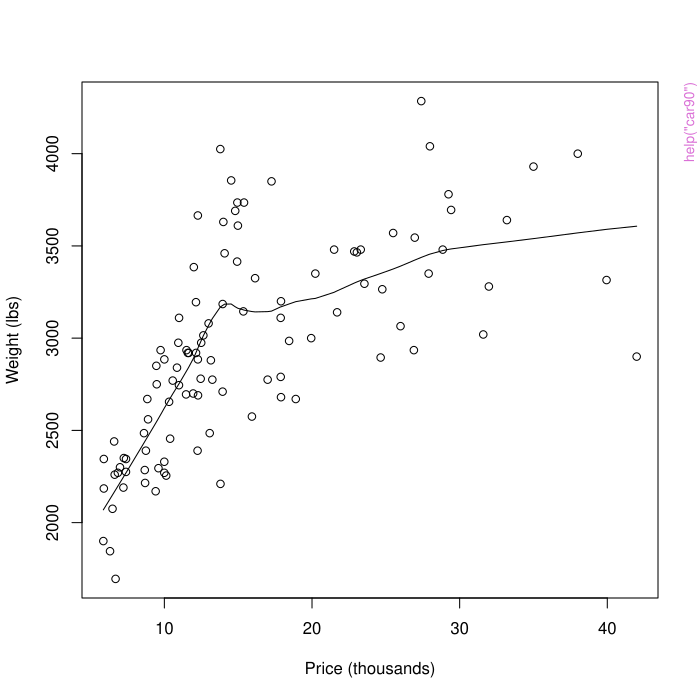

The script that drew this image:
pkgname <- "rpart"
source(file.path(R.home("share"), "R", "examples-header.R"))
options(warn = 1)
library('rpart')

base::assign(".oldSearch", base::search(), pos = 'CheckExEnv')
base::assign(".old_wd", base::getwd(), pos = 'CheckExEnv')
cleanEx()
nameEx("car.test.frame")
### * car.test.frame

flush(stderr()); flush(stdout())

### Name: car.test.frame
### Title: Automobile Data from 'Consumer Reports' 1990
### Aliases: car.test.frame
### Keywords: datasets

### ** Examples

z.auto <- rpart(Mileage ~ Weight, car.test.frame)
summary(z.auto)



cleanEx()
nameEx("car90")
### * car90

flush(stderr()); flush(stdout())

### Name: car90
### Title: Automobile Data from 'Consumer Reports' 1990
### Aliases: car90
### Keywords: datasets

### ** Examples

data(car90)
plot(car90$Price/1000, car90$Weight,
     xlab = "Price (thousands)", ylab = "Weight (lbs)")
mlowess <- function(x, y, ...) {
    keep <- !(is.na(x) | is.na(y))
    lowess(x[keep], y[keep], ...)
}
with(car90, lines(mlowess(Price/1000, Weight, f = 0.5)))



cleanEx()
nameEx("cu.summary")
### * cu.summary

flush(stderr()); flush(stdout())

### Name: cu.summary
### Title: Automobile Data from 'Consumer Reports' 1990
### Aliases: cu.summary
### Keywords: datasets

### ** Examples

fit <- rpart(Price ~ Mileage + Type + Country, cu.summary)
par(xpd = TRUE)
plot(fit, compress = TRUE)
text(fit, use.n = TRUE)



graphics::par(get("par.postscript", pos = 'CheckExEnv'))
cleanEx()
nameEx("kyphosis")
### * kyphosis

flush(stderr()); flush(stdout())

### Name: kyphosis
### Title: Data on Children who have had Corrective Spinal Surgery
### Aliases: kyphosis
### Keywords: datasets

### ** Examples

fit <- rpart(Kyphosis ~ Age + Number + Start, data = kyphosis)
fit2 <- rpart(Kyphosis ~ Age + Number + Start, data = kyphosis,
              parms = list(prior = c(0.65, 0.35), split = "information"))
fit3 <- rpart(Kyphosis ~ Age + Number + Start, data=kyphosis,
              control = rpart.control(cp = 0.05))
par(mfrow = c(1,2), xpd = TRUE)
plot(fit)
text(fit, use.n = TRUE)
plot(fit2)
text(fit2, use.n = TRUE)



graphics::par(get("par.postscript", pos = 'CheckExEnv'))
cleanEx()
nameEx("meanvar.rpart")
### * meanvar.rpart

flush(stderr()); flush(stdout())

### Name: meanvar.rpart
### Title: Mean-Variance Plot for an Rpart Object
### Aliases: meanvar meanvar.rpart
### Keywords: tree

### ** Examples

z.auto <- rpart(Mileage ~ Weight, car.test.frame)
meanvar(z.auto, log = 'xy')



cleanEx()
nameEx("path.rpart")
### * path.rpart

flush(stderr()); flush(stdout())

### Name: path.rpart
### Title: Follow Paths to Selected Nodes of an Rpart Object
### Aliases: path.rpart
### Keywords: tree

### ** Examples

fit <- rpart(Kyphosis ~ Age + Number + Start, data = kyphosis)
print(fit)
path.rpart(fit, nodes = c(11, 22))



cleanEx()
nameEx("plot.rpart")
### * plot.rpart

flush(stderr()); flush(stdout())

### Name: plot.rpart
### Title: Plot an Rpart Object
### Aliases: plot.rpart
### Keywords: tree

### ** Examples

fit <- rpart(Price ~ Mileage + Type + Country, cu.summary)
par(xpd = TRUE)
plot(fit, compress = TRUE)
text(fit, use.n = TRUE)



graphics::par(get("par.postscript", pos = 'CheckExEnv'))
cleanEx()
nameEx("post.rpart")
### * post.rpart

flush(stderr()); flush(stdout())

### Name: post.rpart
### Title: PostScript Presentation Plot of an Rpart Object
### Aliases: post.rpart post
### Keywords: tree

### ** Examples

## Not run: 
##D z.auto <- rpart(Mileage ~ Weight, car.test.frame)
##D post(z.auto, file = "")   # display tree on active device
##D    # now construct postscript version on file "pretty.ps"
##D    # with no title
##D post(z.auto, file = "pretty.ps", title = " ")
##D z.hp <- rpart(Mileage ~ Weight + HP, car.test.frame)
##D post(z.hp)
## End(Not run)



cleanEx()
nameEx("predict.rpart")
### * predict.rpart

flush(stderr()); flush(stdout())

### Name: predict.rpart
### Title: Predictions from a Fitted Rpart Object
### Aliases: predict.rpart
### Keywords: tree

### ** Examples

z.auto <- rpart(Mileage ~ Weight, car.test.frame)
predict(z.auto)

fit <- rpart(Kyphosis ~ Age + Number + Start, data = kyphosis)
predict(fit, type = "prob")   # class probabilities (default)
predict(fit, type = "vector") # level numbers
predict(fit, type = "class")  # factor
predict(fit, type = "matrix") # level number, class frequencies, probabilities

sub <- c(sample(1:50, 25), sample(51:100, 25), sample(101:150, 25))
fit <- rpart(Species ~ ., data = iris, subset = sub)
fit
table(predict(fit, iris[-sub,], type = "class"), iris[-sub, "Species"])



cleanEx()
nameEx("print.rpart")
### * print.rpart

flush(stderr()); flush(stdout())

### Name: print.rpart
### Title: Print an Rpart Object
### Aliases: print.rpart
### Keywords: tree

### ** Examples

z.auto <- rpart(Mileage ~ Weight, car.test.frame)
z.auto
## Not run: 
##D node), split, n, deviance, yval
##D       * denotes terminal node
##D 
##D  1) root 60 1354.58300 24.58333  
##D    2) Weight>=2567.5 45  361.20000 22.46667  
##D      4) Weight>=3087.5 22   61.31818 20.40909 *
##D      5) Weight<3087.5 23  117.65220 24.43478  
##D       10) Weight>=2747.5 15   60.40000 23.80000 *
##D       11) Weight<2747.5 8   39.87500 25.62500 *
##D    3) Weight<2567.5 15  186.93330 30.93333 *
## End(Not run)


cleanEx()
nameEx("printcp")
### * printcp

flush(stderr()); flush(stdout())

### Name: printcp
### Title: Displays CP table for Fitted Rpart Object
### Aliases: printcp
### Keywords: tree

### ** Examples

z.auto <- rpart(Mileage ~ Weight, car.test.frame)
printcp(z.auto)
## Not run: 
##D Regression tree:
##D rpart(formula = Mileage ~ Weight, data = car.test.frame)
##D 
##D Variables actually used in tree construction:
##D [1] Weight
##D 
##D Root node error: 1354.6/60 = 22.576
##D 
##D         CP nsplit rel error  xerror     xstd 
##D 1 0.595349      0   1.00000 1.03436 0.178526
##D 2 0.134528      1   0.40465 0.60508 0.105217
##D 3 0.012828      2   0.27012 0.45153 0.083330
##D 4 0.010000      3   0.25729 0.44826 0.076998
## End(Not run)


cleanEx()
nameEx("prune.rpart")
### * prune.rpart

flush(stderr()); flush(stdout())

### Name: prune.rpart
### Title: Cost-complexity Pruning of an Rpart Object
### Aliases: prune.rpart prune
### Keywords: tree

### ** Examples

z.auto <- rpart(Mileage ~ Weight, car.test.frame)
zp <- prune(z.auto, cp = 0.1)
plot(zp) #plot smaller rpart object



cleanEx()
nameEx("residuals.rpart")
### * residuals.rpart

flush(stderr()); flush(stdout())

### Name: residuals.rpart
### Title: Residuals From a Fitted Rpart Object
### Aliases: residuals.rpart
### Keywords: tree

### ** Examples

fit <- rpart(skips ~ Opening + Solder + Mask + PadType + Panel,
             data = solder.balance, method = "anova")
summary(residuals(fit))
plot(predict(fit),residuals(fit))



cleanEx()
nameEx("rpart")
### * rpart

flush(stderr()); flush(stdout())

### Name: rpart
### Title: Recursive Partitioning and Regression Trees
### Aliases: rpart
### Keywords: tree

### ** Examples

fit <- rpart(Kyphosis ~ Age + Number + Start, data = kyphosis)
fit2 <- rpart(Kyphosis ~ Age + Number + Start, data = kyphosis,
              parms = list(prior = c(.65,.35), split = "information"))
fit3 <- rpart(Kyphosis ~ Age + Number + Start, data = kyphosis,
              control = rpart.control(cp = 0.05))
par(mfrow = c(1,2), xpd = NA) # otherwise on some devices the text is clipped
plot(fit)
text(fit, use.n = TRUE)
plot(fit2)
text(fit2, use.n = TRUE)



graphics::par(get("par.postscript", pos = 'CheckExEnv'))
cleanEx()
nameEx("rsq.rpart")
### * rsq.rpart

flush(stderr()); flush(stdout())

### Name: rsq.rpart
### Title: Plots the Approximate R-Square for the Different Splits
### Aliases: rsq.rpart
### Keywords: tree

### ** Examples

z.auto <- rpart(Mileage ~ Weight, car.test.frame)
rsq.rpart(z.auto)



cleanEx()
nameEx("snip.rpart")
### * snip.rpart

flush(stderr()); flush(stdout())

### Name: snip.rpart
### Title: Snip Subtrees of an Rpart Object
### Aliases: snip.rpart
### Keywords: tree

### ** Examples

## dataset not in R
## Not run: 
##D z.survey <- rpart(market.survey) # grow the rpart object
##D plot(z.survey) # plot the tree
##D z.survey2 <- snip.rpart(z.survey, toss = 2) # trim subtree at node 2
##D plot(z.survey2) # plot new tree
##D 
##D # can also interactively select the node using the mouse in the
##D # graphics window
## End(Not run)


cleanEx()
nameEx("solder.balance")
### * solder.balance

flush(stderr()); flush(stdout())

### Name: solder.balance
### Title: Soldering of Components on Printed-Circuit Boards
### Aliases: solder.balance solder
### Keywords: datasets

### ** Examples

fit <- rpart(skips ~ Opening + Solder + Mask + PadType + Panel,
             data = solder.balance, method = "anova")
summary(residuals(fit))
plot(predict(fit), residuals(fit))



cleanEx()
nameEx("stagec")
### * stagec

flush(stderr()); flush(stdout())

### Name: stagec
### Title: Stage C Prostate Cancer
### Aliases: stagec
### Keywords: datasets

### ** Examples

require(survival)
rpart(Surv(pgtime, pgstat) ~ ., stagec)



cleanEx()
nameEx("summary.rpart")
### * summary.rpart

flush(stderr()); flush(stdout())

### Name: summary.rpart
### Title: Summarize a Fitted Rpart Object
### Aliases: summary.rpart
### Keywords: tree

### ** Examples

## a regression tree
z.auto <- rpart(Mileage ~ Weight, car.test.frame)
summary(z.auto)

## a classification tree with multiple variables and surrogate splits.
summary(rpart(Kyphosis ~ Age + Number + Start, data = kyphosis))



cleanEx()
nameEx("text.rpart")
### * text.rpart

flush(stderr()); flush(stdout())

### Name: text.rpart
### Title: Place Text on a Dendrogram Plot
### Aliases: text.rpart
### Keywords: tree

### ** Examples

freen.tr <- rpart(y ~ ., freeny)
par(xpd = TRUE)
plot(freen.tr)
text(freen.tr, use.n = TRUE, all = TRUE)



graphics::par(get("par.postscript", pos = 'CheckExEnv'))
cleanEx()
nameEx("xpred.rpart")
### * xpred.rpart

flush(stderr()); flush(stdout())

### Name: xpred.rpart
### Title: Return Cross-Validated Predictions
### Aliases: xpred.rpart
### Keywords: tree

### ** Examples

fit <- rpart(Mileage ~ Weight, car.test.frame)
xmat <- xpred.rpart(fit)
xerr <- (xmat - car.test.frame$Mileage)^2
apply(xerr, 2, sum)   # cross-validated error estimate

# approx same result as rel. error from printcp(fit)
apply(xerr, 2, sum)/var(car.test.frame$Mileage) 
printcp(fit)



### * <FOOTER>
###
cleanEx()
options(digits = 7L)
base::cat("Time elapsed: ", proc.time() - base::get("ptime", pos = 'CheckExEnv'),"\n")
grDevices::dev.off()
###
### Local variables: ***
### mode: outline-minor ***
### outline-regexp: "\\(> \\)?### [*]+" ***
### End: ***
quit('no')
